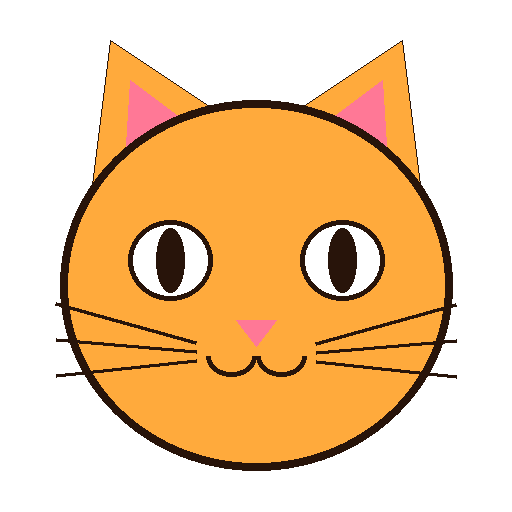
#> input picture examples/cat.png, 512 x 512 px
$ python -i sdcore.py   (imports and definitions only)
#> lines starting #> are read from the running program, lines starting #| are printed output that depends on the picture
#> further down, picture is the input picture: PIL image 512x512 RGBA; mean R, G, B, A 109.2, 73.4, 31, 124.2
"""Pure helpers for the FastSD extensions (v3.2 S1). Standard library + Pillow + numpy only.

Used by three callers, so the rules live in exactly one place:
  * ``start_local_mcp.py`` (the localhost launcher, copied next to this file inside the FastSD folder),
  * ``studio_mcp.py`` (request building, the size tracker, and the ``STUDIO_FAKE_SD`` test stub),
  * the tests (no FastSD, no network, no models).
"""
from __future__ import annotations

import hashlib
import math
import os
import re
from pathlib import Path

import numpy as np
from PIL import Image, ImageFilter

#: aspect presets, every side a multiple of 64 (the OpenVINO model is compiled per size)
ASPECTS: dict[str, tuple[int, int]] = {
    "square": (512, 512),
    "portrait": (512, 768),
    "landscape": (768, 512),
    "story": (512, 896),
    "wide": (896, 512),
}
STRENGTH_MIN, STRENGTH_MAX = 0.05, 0.95
MAX_STEPS = 20                     # ceil(1 / 0.05)
SLOW_SIZE_MINUTES = "2-3"          # one OpenVINO recompile per new size on the laptop
NAME_RE = re.compile(r"[^A-Za-z0-9_\-]")
UPSCALE_FACTOR = 2


class SDError(ValueError):
    """A request FastSD must not be asked to run (bad aspect, path outside the roots, ...)."""


# --------------------------------------------------------------------------- #
# sizes
# --------------------------------------------------------------------------- #
# [12 lines left out: functions aspect_size, nearest_aspect, not called in this run]


def round64(v: int, lo: int = 256, hi: int = 1024) -> int:
    return max(lo, min(hi, int(v) - int(v) % 64))


class SizeTracker:
    """Sizes the running FastSD has already compiled. A size not in the set costs a recompile."""

    def __init__(self) -> None:
        self.seen: set[tuple[int, int]] = set()

    def is_new(self, w: int, h: int) -> bool:
        # the very first image after a cold start loads the model (30-60 s at 512x512, no recompile)
        return (w, h) not in self.seen and not (not self.seen and (w, h) == ASPECTS["square"])

    def mark(self, w: int, h: int) -> None:
        self.seen.add((w, h))

    def clear(self) -> None:
        self.seen.clear()

    # [33 lines left out: functions warning, clamp_steps, fence_path, not called in this run]


def safe_name(name: str, fallback: str) -> str:
    n = NAME_RE.sub("", (name or "").strip())[:60]
    return n or fallback


# [40 lines left out: functions build_request, cover_resize, not called in this run]


# --------------------------------------------------------------------------- #
# upscale (the fallback FastSD-less path; the launcher tries FastSD's own upscaler first)
# --------------------------------------------------------------------------- #
def upscale_lanczos(im: Image.Image) -> Image.Image:
    """Exactly 2x with LANCZOS plus a mild unsharp mask."""
    im = im.convert("RGB")
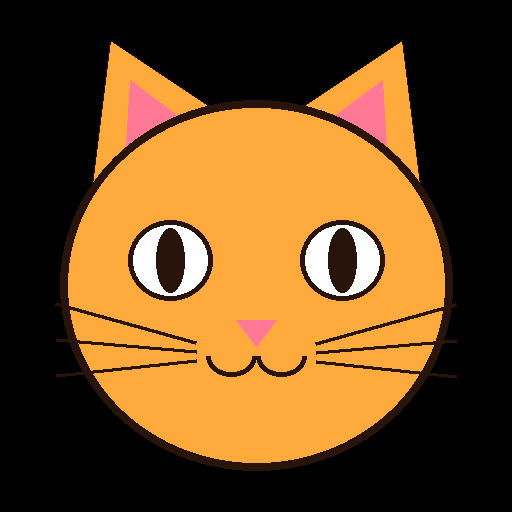
#> im: PIL image 512x512 RGB; mean R, G, B 109.2, 73.4, 31
    big = im.resize((im.width * UPSCALE_FACTOR, im.height * UPSCALE_FACTOR), Image.LANCZOS)
    return big.filter(ImageFilter.UnsharpMask(radius=1.2, percent=60, threshold=2))


# --------------------------------------------------------------------------- #
# the STUDIO_FAKE_SD stub: deterministic procedural pictures, no FastSD, no models
# --------------------------------------------------------------------------- #
def fake_enabled() -> bool:
    return os.environ.get("STUDIO_FAKE_SD", "").strip().lower() in ("1", "true", "yes", "on")


# [27 lines left out: function fake_image, not called in this run]

>>> from PIL import Image
>>> picture = Image.open('../examples/cat.png')
>>> result = upscale_lanczos(picture)
